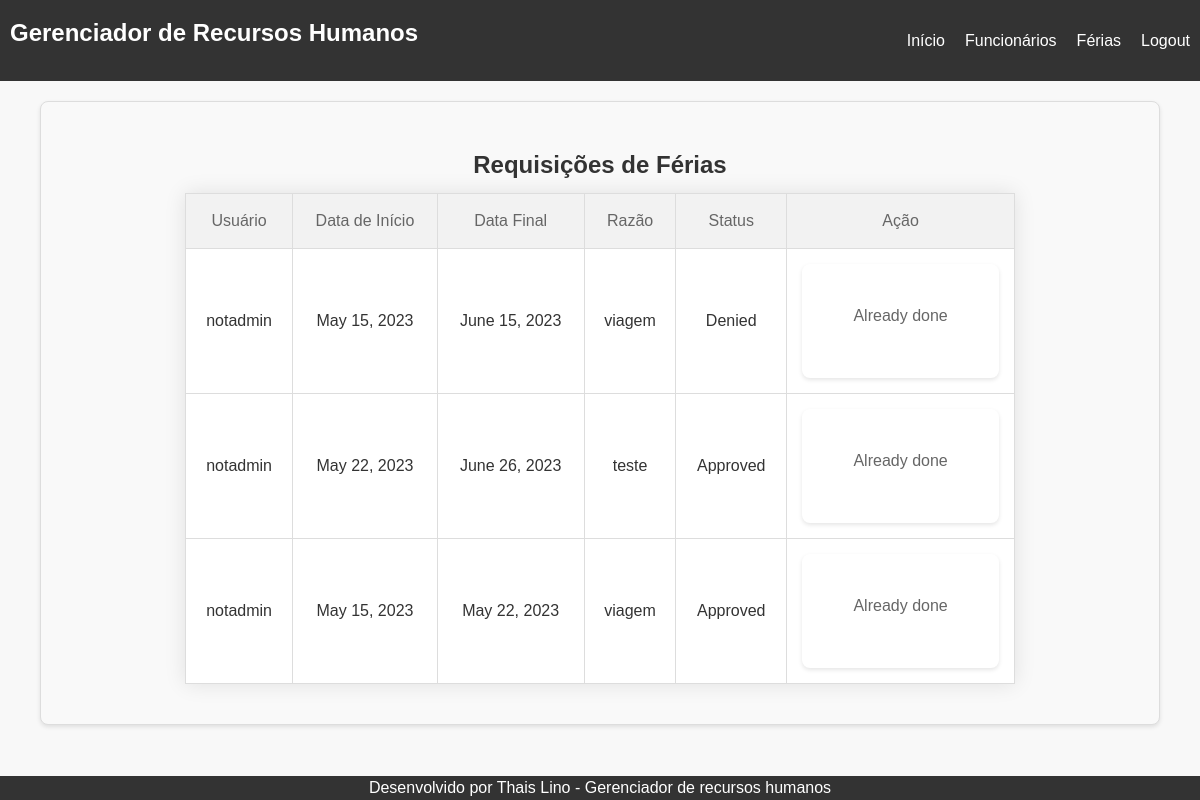
/aceiteferias/ (signed in), run on an earlier commit of the app's database.
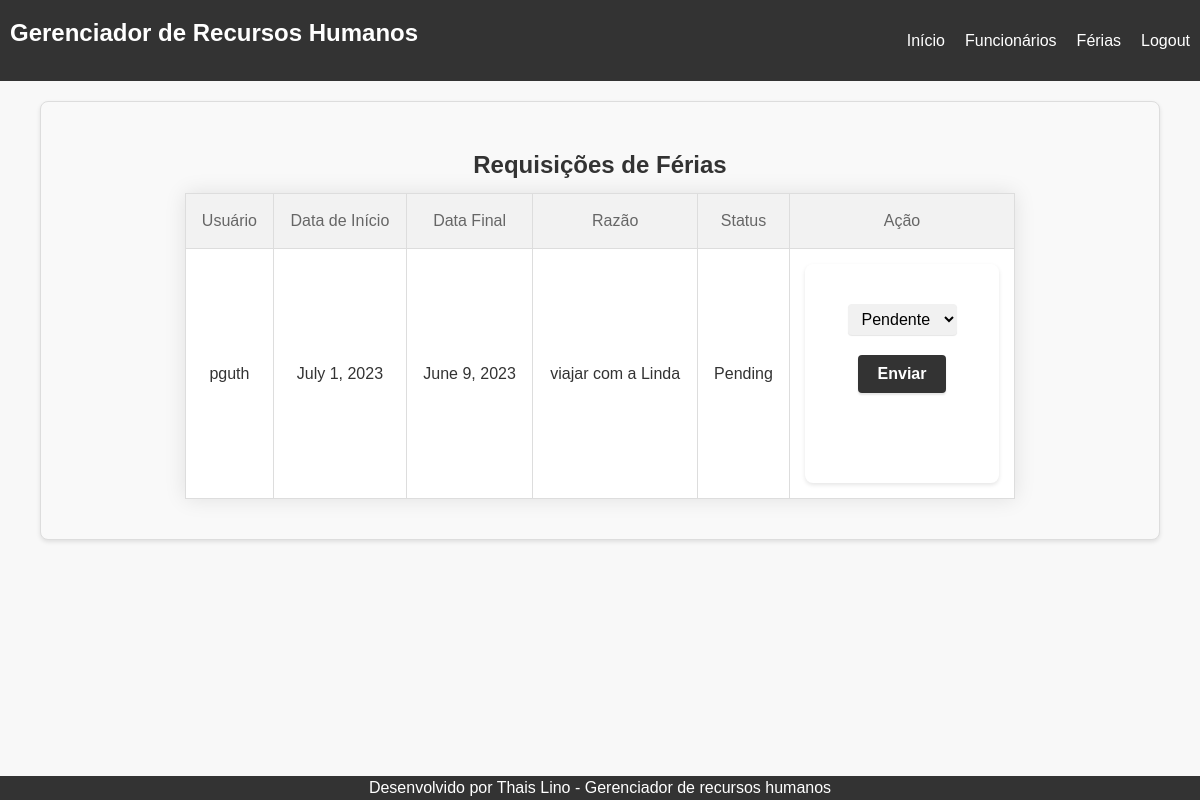
And on a later commit of the database.
### funcionarios/models.py (models this page shows, shortened)
class Ferias(models.Model):
    user = models.ForeignKey(User, on_delete=models.CASCADE)
    start_date = models.DateField()
    end_date = models.DateField()
    reason = models.CharField(max_length=200)
    status = models.CharField(max_length=20, choices=(('Pending', 'Pending'), ('Approved', 'Approved'), ('Denied', 'Denied')), default='Pending')
    created_at = models.DateTimeField(default=timezone.now)

### funcionarios/views.py (the view)
# urls.py: path('aceiteferias/', views.aceiteferias, name='aceiteferias'),
@login_required
def aceiteferias(request):
    if not request.user.is_staff:
        return redirect('home')  # Replace 'home' with the URL of your desired page
    requisitions = Ferias.objects.all()
    if request.method == 'POST':
        requisition_id = request.POST.get('requisition_id')
        status = request.POST.get('status')
        requisition = get_object_or_404(Ferias, pk=requisition_id)
        requisition.status = status
        requisition.save()
    return render(request, 'aceiteferias.html', {'requisitions': requisitions})

### template/aceiteferias.html (shortened to what this page needs)
{% extends "base.html" %}
{% load static %}
{% block content %}
<main>
  <body>
    <main>
      <div class="section" style="text-align: center;">
        <h2>Requisições de Férias</h2>
        <table>
          <thead>
            <tr>
              <th>Usuário</th>
              <th>Data de Início</th>
              <th>Data Final</th>
              <th>Razão</th>
              <th>Status</th>
              <th>Ação</th>
            </tr>
          </thead>
          <tbody>
            {% for requisition in requisitions %}
            <tr>
              <td>{{ requisition.user }}</td>
              <td>{{ requisition.start_date }}</td>
              <td>{{ requisition.end_date }}</td>
              <td>{{ requisition.reason }}</td>
              <td>{{ requisition.status }}</td>
              <td>
                <form method="POST" action="{% url 'aceiteferias' %}">
                  {% if requisition.status != 'Pending' %}
                    <p>Already done</p>
                  {% else %}
                    <select name="status">
                      <option value="Pending" {% if requisition.status == 'Pending' %}selected{% endif %}>Pendente</option>
                    </select>
                    <button type="submit">Enviar</button>
                  {% endif %}
                </form>
              </td>
            </tr>
            {% endfor %}
          </tbody>
        </table>
      </div>
    </main>
  </body>
  {% endblock %}

### template/base.html (shortened to what this page needs)
{% load static %}
<!DOCTYPE html>
<html lang="en">
<head>
  <link href="{% static 'style.css' %}" rel="stylesheet">
</head>
<body>
  <nav>
    <div>
      <h1><a href="{% url 'home' %}">Gerenciador de Recursos Humanos</a></h1>
    </div>
    <ul>
      <li><a href="{% url 'home' %}">Início</a></li>
      {% if request.user.is_authenticated %}
      {% if request.user.is_staff %}
      <li class="nav-item"><a href="{% url 'funcionarios' %}">Funcionários</a></li>
      <li class="nav-item"><a href="{% url 'aceiteferias' %}">Férias</a></li>
      <li class="nav-item">
        <a href="#" onclick="$('#signOutBtn').click()" class="nav-link">Logout</a>
      </li>
      {% endif %}
      {% else %}
      <li><a href="{% url 'sobre' %}">Sobre</a></li>
      <li><a href="{% url 'signup' %}">Cadastro</a></li>
      <li><a href="{% url 'user_login' %}">Login</a></li>
      {% endif %}
    </ul>
  </nav>
  {% block content %} {% endblock %}
  <footer>
    Desenvolvido por Thais Lino - Gerenciador de recursos humanos
  </footer>
</body>

### static/style.css (style rules this page uses)
* { box-sizing: border-box; margin: 0; padding: 0; }
body { font-family: Arial, sans-serif; font-size: 16px; line-height: 1.5; background-color: #f8f8f8; color: #333; }
h1, h2 { font-weight: bold; margin-top: 5px; margin-bottom: 20px; }
nav { background-color: #333; color: white; display: flex; justify-content: space-between; align-items: center; padding: 10px; position: sticky; top: 0; z-index: 1; }
nav ul { display: flex; list-style-type: none; margin: 0; padding: 0; }
nav li { margin-left: 20px; }
nav a { color: white; text-decoration: none; transition: color 0.2s; }
main { margin: 20px; }
.section { background-color: #f9f9f9; border: 1px solid #ddd; border-radius: 8px; box-shadow: 0 2px 4px rgba(0, 0, 0, 0.1); padding: 40px; margin-bottom: 10px; }
.section h2 { font-size: 24px; color: #333; margin-bottom: 10px; }
table { margin: auto; border-collapse: collapse; width: 80%; max-width: 1000px; background-color: #fff; box-shadow: 0 0 20px rgba(0, 0, 0, 0.1); }
th, td { padding: 15px; text-align: center; border: 1px solid #ddd; }
th { background-color: #f2f2f2; color: #666; font-weight: normal; }
td { background-color: #fff; color: #333; }
select { padding: 6px 10px; font-size: 16px; border-radius: 4px; border: none; box-shadow: 0 1px 1px rgba(0, 0, 0, 0.1); background-color: #f1f1f1; cursor: pointer; }
button[type="submit"] { display: block; margin: 50px auto; padding: 10px 20px; font-size: 16px; font-weight: bold; border-radius: 4px; border: none; background-color: #4CAF50; color: #fff; cursor: pointer; box-shadow: 0 2px 2px rgba(0, 0, 0, 0.1); }
form { background-color: #fff; border-radius: 8px; box-shadow: 0 2px 4px rgba(0, 0, 0, 0.1); padding: 40px; max-width: 500px; margin: 0 auto; }
form button[type="submit"] { display: block; background-color: #333; color: #fff; border: none; border-radius: 4px; font-size: 16px; font-weight: bold; padding: 10px 20px; margin-top: 20px; cursor: pointer; transition: background-color 0.2s; }
footer { background-color: #333; color: white; text-align: center; position: fixed; bottom: 0; left: 0; right: 0; }
@media (min-width: 1024px) { main { grid-template-columns: repeat(3, 1fr); } }
@media (min-width: 1024px) { .section { padding: 40px; } }
@media (min-width: 1024px) { form { padding: 40px; } }

What changed in the data, as far as the page shows it:
removed Ferias: user "notadmin", start_date "May 15, 2023", end_date "June 15, 2023", reason "viagem", status "Denied", shows "Already done"
removed Ferias: user "notadmin", start_date "May 22, 2023", end_date "June 26, 2023", reason "teste", status "Approved", shows "Already done"
removed Ferias: user "notadmin", start_date "May 15, 2023", end_date "May 22, 2023", reason "viagem", status "Approved", shows "Already done"
added Ferias: user "pguth", start_date "July 1, 2023", end_date "June 9, 2023", reason "viajar com a Linda", status "Pending", status "Pendente"
